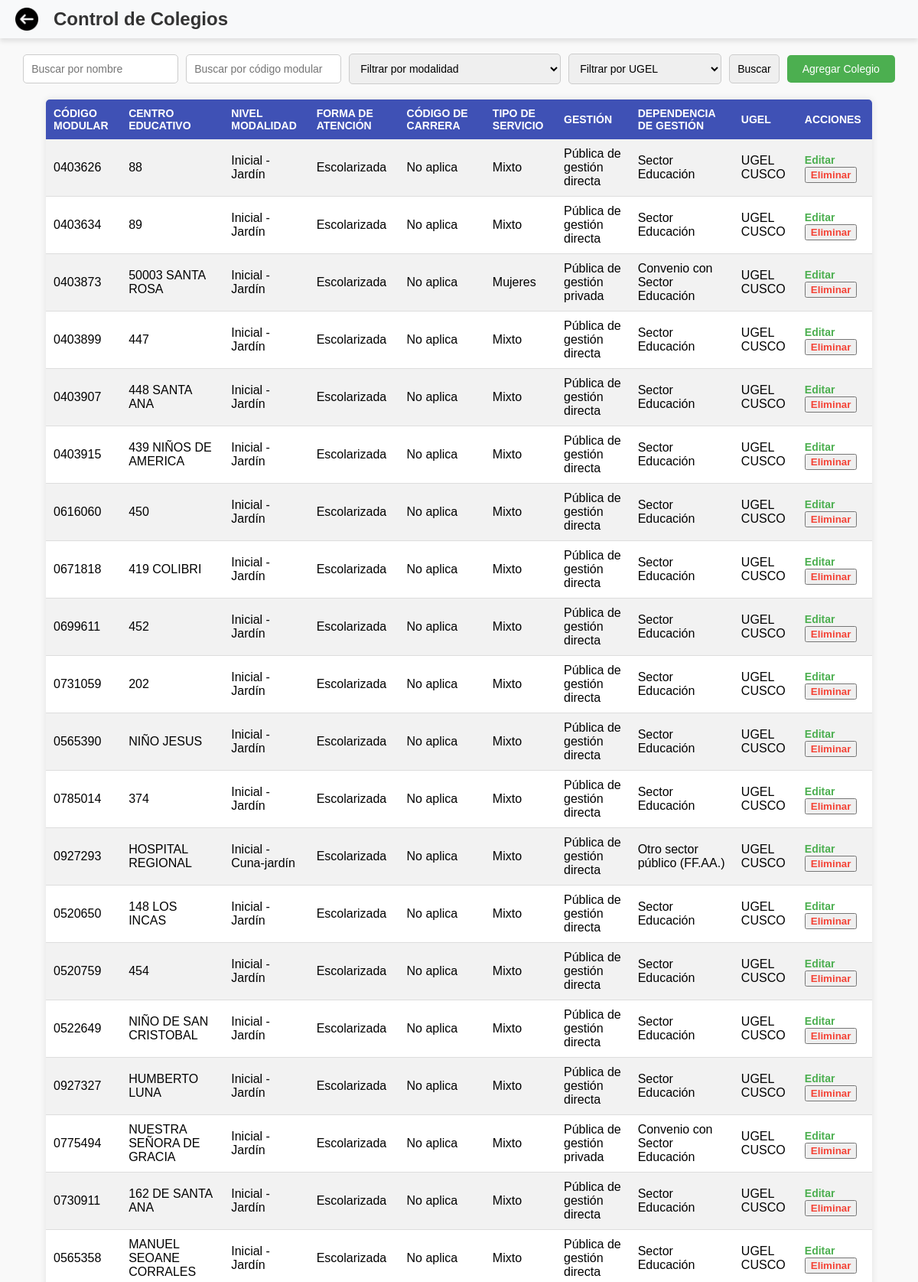
Screenshot of /registrar_colegios/ (signed in, upper part) with the database file from the repository.
### app/models.py (models this page shows, shortened)
class InstitucionEducativa(models.Model):
    NIVEL_MODALIDAD_CHOICES = [
        ('Inicial - Jardín', 'Inicial - Jardín'),
        ('Inicial - Cuna-jardín', 'Inicial - Cuna-jardín'),
        ('Primaria', 'Primaria'),
        ('Secundaria', 'Secundaria'),
        ('Básica Alternativa-Inicial e Intermedio', 'Básica Alternativa-Inicial e Intermedio'),
        ('Básica Alternativa-Avanzado', 'Básica Alternativa-Avanzado'),
        ('Técnico Productiva', 'Técnico Productiva'),
        ('Básica Especial-Primaria', 'Básica Especial-Primaria'),
        ('Escuela Formación Artística', 'Escuela Formación Artística'),
        ('Escuela Superior Pedagógica', 'Escuela Superior Pedagógica'),
        ('Instituto Superior Tecnológico', 'Instituto Superior Tecnológico'),
        ('Básica Especial', 'Básica Especial'),
        ('Instituto Superior Pedagógico', 'Instituto Superior Pedagógico'),
        ('Inicial - Programa no escolarizado', 'Inicial - Programa no escolarizado'),
        ('Básica Especial-Inicial', 'Básica Especial-Inicial'),
    ]
    cod_mod = models.CharField(max_length=10, unique=True, verbose_name="Código Modular")
    cen_edu = models.CharField(max_length=255, verbose_name="Centro Educativo", default = "Desconocido")
    niv_mod = models.CharField(max_length=10, verbose_name="Nivel Modalidad (Código)", default= "Desconocido")
    d_niv_mod = models.CharField(
        max_length=50,
        choices=NIVEL_MODALIDAD_CHOICES,
        verbose_name="Nivel Modalidad (Descripción)",
        default="Desconocido"
    )
    d_forma = models.CharField(max_length=50, verbose_name="Forma de Atención", default="Desconocido")
    d_cod_car = models.CharField(max_length=50, verbose_name="Código de Carrera", default= "Desconocido")
    d_tipss = models.CharField(max_length=50, verbose_name="Tipo de Servicio", default="Desconocido")
    d_gestion = models.CharField(max_length=50, verbose_name="Gestión", default="Desconocido")
    d_ges_dep = models.CharField(max_length=50, verbose_name="Dependencia de Gestión", default="Desconocido")
    ugel = models.ForeignKey('Ugel', on_delete=models.SET_NULL, null=True, verbose_name="UGEL")

class Ugel(models.Model):
    nombre = models.CharField(max_length=255, unique=True)
    ruc = models.CharField(max_length=11, unique=True)
    str_images = models.TextField(blank=True, null=True)

### app/views.py (the view)
# urls.py: path('registrar_colegios/', views.registrar_colegios, name = 'registrar_colegios'),
@login_required
def registrar_colegios(request):
    tipo_usuario = request.user.tipo_usuario  # Ejemplo: "REGIONAL" o "UGEL"
    ugel_usuario = request.user.ugel  # Suponiendo que el usuario UGEL está vinculado a una UGEL
    search_nombre = request.GET.get('search_nombre', '')
    search_codigo = request.GET.get('search_codigo', '')
    filter_modalidad = request.GET.get('filter_modalidad', '')
    filter_ugel = request.GET.get('filter_ugel', '')
    colegios = InstitucionEducativa.objects.all()
    if tipo_usuario == "UGEL" and ugel_usuario:
        colegios = colegios.filter(ugel=ugel_usuario)
    if search_nombre:
        colegios = colegios.filter(cen_edu__icontains=search_nombre)
    if search_codigo:
        colegios = colegios.filter(cod_mod__icontains=search_codigo)
    if filter_modalidad:
        colegios = colegios.filter(d_niv_mod=filter_modalidad)
    if tipo_usuario == "REGIONAL" and filter_ugel:
        colegios = colegios.filter(ugel__id=filter_ugel)
    paginator = Paginator(colegios, 50)  # 50 colegios por página
    page_number = request.GET.get('page')  # Número de página actual
    page_obj = paginator.get_page(page_number)
    modalidades = InstitucionEducativa.NIVEL_MODALIDAD_CHOICES
    modalidades = [modalidad[0] for modalidad in modalidades]
    ugeles = Ugel.objects.all() if tipo_usuario == "REGIONAL" else None
    return render(request, 'app/registrar_colegios.html', {
        'colegios': page_obj,  # Colegios de la página actual
        'modalidades': modalidades,
        'ugeles': ugeles,
        'paginator': paginator,  # Paginador
        'page_obj': page_obj,   # Información sobre la página actual
    })

### templates/app/registrar_colegios.html (shortened to what this page needs)
<!DOCTYPE html>
<html lang="es">
<head>
    {% load static %}
    <link rel="stylesheet" href="{% static 'app/style-colegios.css' %}">
</head>
<body>
    <header class="header">
        <div class="header-container">
        <a href="{% url 'home' %}" class="back-button">
            <img src="{% static 'app/atras.png' %}" alt="Volver" class="back-icon">
        </a>
        <h1>Control de Colegios</h1>
    </div>
    <form method="GET" action="{% url 'registrar_colegios' %}">
        <div class="filter-container">
            <input type="text" name="search_nombre" placeholder="Buscar por nombre" value="{{ request.GET.search_nombre }}">
            <input type="text" name="search_codigo" placeholder="Buscar por código modular" value="{{ request.GET.search_codigo }}">
            <select name="filter_modalidad">
                <option value="">Filtrar por modalidad</option>
            </select>
            <select name="filter_ugel">
                <option value="">Filtrar por UGEL</option>
            </select>
            <button type="submit">Buscar</button>
            <a href="{% url 'agregar_colegio' %}" class="add-button">Agregar Colegio</a>
        </div>
    </form>
    <table>
        <thead>
            <tr>
                <th>Código Modular</th>
                <th>Centro Educativo</th>
                <th>Nivel Modalidad</th>
                <th>Forma de Atención</th>
                <th>Código de Carrera</th>
                <th>Tipo de Servicio</th>
                <th>Gestión</th>
                <th>Dependencia de Gestión</th>
                <th>UGEL</th>
                <th>Acciones</th>
            </tr>
        </thead>
        <tbody>
            {% for colegio in colegios %}
            <tr>
                <td>{{ colegio.cod_mod }}</td>
                <td>{{ colegio.cen_edu }}</td>
                <td>{{ colegio.d_niv_mod }}</td>
                <td>{{ colegio.d_forma }}</td>
                <td>{{ colegio.d_cod_car }}</td>
                <td>{{ colegio.d_tipss }}</td>
                <td>{{ colegio.d_gestion }}</td>
                <td>{{ colegio.d_ges_dep }}</td>
                <td>{{ colegio.ugel.nombre }}</td>
                <td>
                    <a href="{% url 'editar_colegio' colegio.id %}" class="btn edit">Editar</a>
                    <button class="btn delete" onclick="confirmDelete({{ colegio.id }})">Eliminar</button>
                </td>
            </tr>
            {% empty %}
            <tr>
                <td colspan="10">No se encontraron resultados.</td>
            </tr>
            {% endfor %}
        </tbody>
    </table>
</body>
</html>

### app/static/app/style-colegios.css (style rules this page uses)
body { font-family: Arial, sans-serif; background-color: #f9f9f9; margin: 0; padding: 0; }
h1 { text-align: center; color: #3f51b5; margin-top: 20px; }
.filter-container { display: flex; justify-content: center; align-items: center; margin: 20px auto; gap: 10px; }
.filter-container input, .filter-container select, .filter-container button { padding: 10px; font-size: 14px; border: 1px solid #ccc; border-radius: 5px; width: auto; }
.add-button { background-color: #4caf50; color: white; border: none; padding: 10px 20px; border-radius: 5px; cursor: pointer; font-size: 14px; transition: background-color 0.3s ease; }
table { width: 90%; margin: 20px auto; border-collapse: collapse; border-radius: 5px; overflow: hidden; box-shadow: 0 0 10px rgba(0, 0, 0, 0.1); }
thead { background-color: #3f51b5; color: white; }
thead th { padding: 10px; text-align: left; font-size: 14px; text-transform: uppercase; }
tbody tr:nth-child(odd) { background-color: #f2f2f2; }
tbody tr:nth-child(even) { background-color: #ffffff; }
tbody td { padding: 10px; border-bottom: 1px solid #ddd; }
a { color: #3f51b5; text-decoration: none; font-size: 14px; }
.btn.edit { color: #4caf50; font-weight: bold; }
.btn.delete { color: #f44336; font-weight: bold; }

### templates/app/registrar_colegios.html (style rules this page uses)
.header-container { display: flex; align-items: center; justify-content: flex-start; background-color: #f8f9fa; padding: 10px 20px; box-shadow: 0 4px 6px rgba(0, 0, 0, 0.1); }
.back-button { margin-right: 20px; text-decoration: none; display: flex; align-items: center; }
.back-icon { width: 30px; height: 30px; transition: transform 0.3s ease; }
h1 { font-size: 24px; color: #333; margin: 0; }

### rows the page displays
InstitucionEducativa: cod_mod "0403626", cen_edu "88", d_niv_mod "Inicial - Jardín", d_forma "Escolarizada", d_cod_car "No aplica", d_tipss "Mixto", d_gestion "Pública de gestión directa", d_ges_dep "Sector Educación", ugel.nombre "UGEL CUSCO"
InstitucionEducativa: cod_mod "0403634", cen_edu "89", d_niv_mod "Inicial - Jardín", d_forma "Escolarizada", d_cod_car "No aplica", d_tipss "Mixto", d_gestion "Pública de gestión directa", d_ges_dep "Sector Educación", ugel.nombre "UGEL CUSCO"
InstitucionEducativa: cod_mod "0403873", cen_edu "50003 SANTA ROSA", d_niv_mod "Inicial - Jardín", d_forma "Escolarizada", d_cod_car "No aplica", d_tipss "Mujeres", d_gestion "Pública de gestión privada", d_ges_dep "Convenio con Sector Educación", ugel.nombre "UGEL CUSCO"
InstitucionEducativa: cod_mod "0403899", cen_edu "447", d_niv_mod "Inicial - Jardín", d_forma "Escolarizada", d_cod_car "No aplica", d_tipss "Mixto", d_gestion "Pública de gestión directa", d_ges_dep "Sector Educación", ugel.nombre "UGEL CUSCO"
InstitucionEducativa: cod_mod "0403907", cen_edu "448 SANTA ANA", d_niv_mod "Inicial - Jardín", d_forma "Escolarizada", d_cod_car "No aplica", d_tipss "Mixto", d_gestion "Pública de gestión directa", d_ges_dep "Sector Educación", ugel.nombre "UGEL CUSCO"
InstitucionEducativa: cod_mod "0403915", cen_edu "439 NIÑOS DE AMERICA", d_niv_mod "Inicial - Jardín", d_forma "Escolarizada", d_cod_car "No aplica", d_tipss "Mixto", d_gestion "Pública de gestión directa", d_ges_dep "Sector Educación", ugel.nombre "UGEL CUSCO"
InstitucionEducativa: cod_mod "0616060", cen_edu "450", d_niv_mod "Inicial - Jardín", d_forma "Escolarizada", d_cod_car "No aplica", d_tipss "Mixto", d_gestion "Pública de gestión directa", d_ges_dep "Sector Educación", ugel.nombre "UGEL CUSCO"
InstitucionEducativa: cod_mod "0671818", cen_edu "419 COLIBRI", d_niv_mod "Inicial - Jardín", d_forma "Escolarizada", d_cod_car "No aplica", d_tipss "Mixto", d_gestion "Pública de gestión directa", d_ges_dep "Sector Educación", ugel.nombre "UGEL CUSCO"
InstitucionEducativa: cod_mod "0699611", cen_edu "452", d_niv_mod "Inicial - Jardín", d_forma "Escolarizada", d_cod_car "No aplica", d_tipss "Mixto", d_gestion "Pública de gestión directa", d_ges_dep "Sector Educación", ugel.nombre "UGEL CUSCO"
InstitucionEducativa: cod_mod "0731059", cen_edu "202", d_niv_mod "Inicial - Jardín", d_forma "Escolarizada", d_cod_car "No aplica", d_tipss "Mixto", d_gestion "Pública de gestión directa", d_ges_dep "Sector Educación", ugel.nombre "UGEL CUSCO"
InstitucionEducativa: cod_mod "0565390", cen_edu "NIÑO JESUS", d_niv_mod "Inicial - Jardín", d_forma "Escolarizada", d_cod_car "No aplica", d_tipss "Mixto", d_gestion "Pública de gestión directa", d_ges_dep "Sector Educación", ugel.nombre "UGEL CUSCO"
InstitucionEducativa: cod_mod "0785014", cen_edu "374", d_niv_mod "Inicial - Jardín", d_forma "Escolarizada", d_cod_car "No aplica", d_tipss "Mixto", d_gestion "Pública de gestión directa", d_ges_dep "Sector Educación", ugel.nombre "UGEL CUSCO"
InstitucionEducativa: cod_mod "0927293", cen_edu "HOSPITAL REGIONAL", d_niv_mod "Inicial - Cuna-jardín", d_forma "Escolarizada", d_cod_car "No aplica", d_tipss "Mixto", d_gestion "Pública de gestión directa", d_ges_dep "Otro sector público (FF.AA.)", ugel.nombre "UGEL CUSCO"
InstitucionEducativa: cod_mod "0520650", cen_edu "148 LOS INCAS", d_niv_mod "Inicial - Jardín", d_forma "Escolarizada", d_cod_car "No aplica", d_tipss "Mixto", d_gestion "Pública de gestión directa", d_ges_dep "Sector Educación", ugel.nombre "UGEL CUSCO"
InstitucionEducativa: cod_mod "0520759", cen_edu "454", d_niv_mod "Inicial - Jardín", d_forma "Escolarizada", d_cod_car "No aplica", d_tipss "Mixto", d_gestion "Pública de gestión directa", d_ges_dep "Sector Educación", ugel.nombre "UGEL CUSCO"
InstitucionEducativa: cod_mod "0522649", cen_edu "NIÑO DE SAN CRISTOBAL", d_niv_mod "Inicial - Jardín", d_forma "Escolarizada", d_cod_car "No aplica", d_tipss "Mixto", d_gestion "Pública de gestión directa", d_ges_dep "Sector Educación", ugel.nombre "UGEL CUSCO"
InstitucionEducativa: cod_mod "0927327", cen_edu "HUMBERTO LUNA", d_niv_mod "Inicial - Jardín", d_forma "Escolarizada", d_cod_car "No aplica", d_tipss "Mixto", d_gestion "Pública de gestión directa", d_ges_dep "Sector Educación", ugel.nombre "UGEL CUSCO"
InstitucionEducativa: cod_mod "0775494", cen_edu "NUESTRA SEÑORA DE GRACIA", d_niv_mod "Inicial - Jardín", d_forma "Escolarizada", d_cod_car "No aplica", d_tipss "Mixto", d_gestion "Pública de gestión privada", d_ges_dep "Convenio con Sector Educación", ugel.nombre "UGEL CUSCO"
InstitucionEducativa: cod_mod "0730911", cen_edu "162 DE SANTA ANA", d_niv_mod "Inicial - Jardín", d_forma "Escolarizada", d_cod_car "No aplica", d_tipss "Mixto", d_gestion "Pública de gestión directa", d_ges_dep "Sector Educación", ugel.nombre "UGEL CUSCO"
InstitucionEducativa: cod_mod "0565358", cen_edu "MANUEL SEOANE CORRALES", d_niv_mod "Inicial - Jardín", d_forma "Escolarizada", d_cod_car "No aplica", d_tipss "Mixto", d_gestion "Pública de gestión directa", d_ges_dep "Sector Educación", ugel.nombre "UGEL CUSCO"
